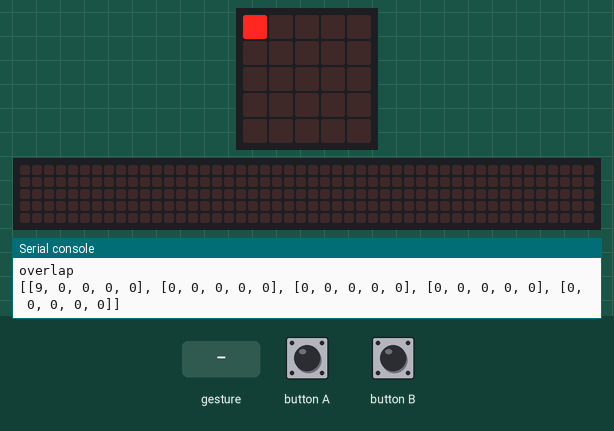
Recording of a program running on a simulated BBC micro:bit running MicroPython. Parts: the board's 5×5 LED display, a strip that is not on the board, showing the scrolling text unrolled, the last lines printed to the serial console. The inputs (shaded band) are chosen by the test bench. Random numbers come from a fixed seed; a tilt is held for 1.5 s and a shake lasts 1 s, then the board lies face up again; the 48×5 strip is a reading aid, not a part: it shows the text the display is scrolling, unrolled, one strip-width of it at a time.

Above: at 1.2 s.
1.3 s: button A pressed for 0.15 s
At 1.7 s:
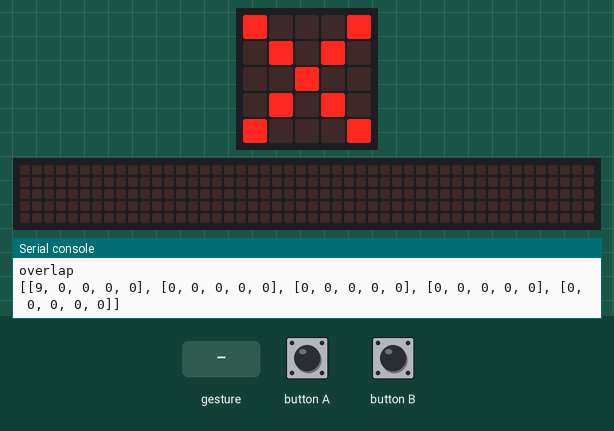
2.0 s: button B pressed for 0.15 s
At 2.16 s:
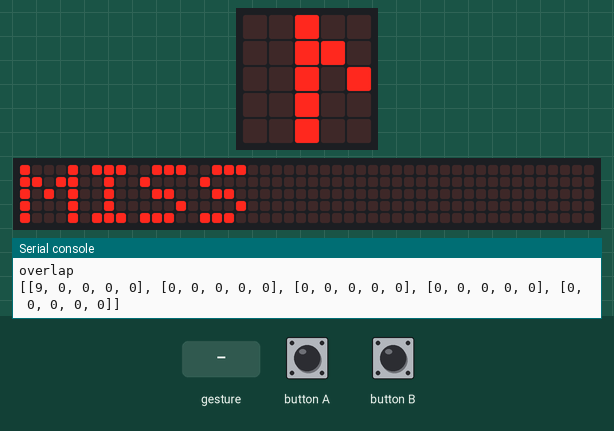
2.7 s: button A pressed for 1 s
4.3 s: button A driven LOW and button B driven LOW
7.3 s: gesture 'down'
At 9.9 s:
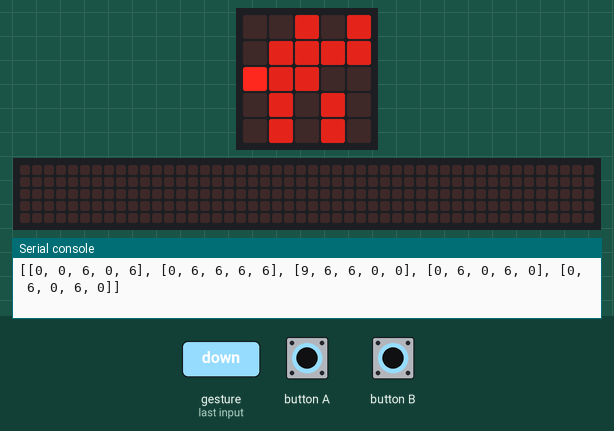
10.3 s: gesture 'right'
At 12.9 s:
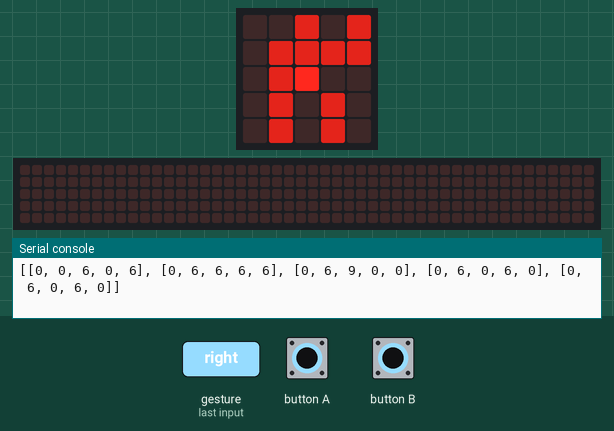
Timing chart, 0 to 14.3 s (numbered marks = the images above; inputs shaded):
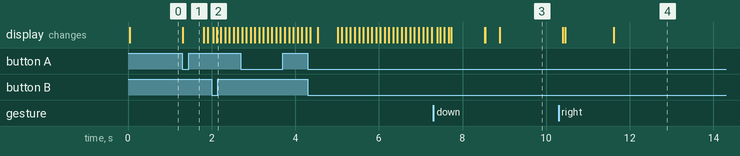

Measured:
- after the input at 1.3 s, the display: changes at once (image 1)

The program:

step4_copy.py
```python
_T='x-cross'
_S='arcr'
_R='l3'
_Q='l'
_P='crsr'
_O='mswp'
_N='ast'
_M='right'
_L='left'
_K='down'
_J='up'
_I='vt'
_H='sbne'
_G='l9'
_F='txt'
_E=False
_D='l6'
_C='y'
_B='x'
_A=True
tCD=20
fieldSizeX=5
fieldSizeY=5
import random,time,microbit
class Field:
	xFieldSize=5;yFieldSize=5
	def __init__(A):A.field={};A.field['layer0']=[];A.field[_R]=[];A.field[_D]=[];A.field[_G]=[]
	def addShip(A,ship):A.field[_D].append(ship)
	def aRSl(A,type):
		B=1 if type==_O else 2 if type==_H else 3 if type==_P else 4;D=20
		while D>0:
			D-=1;C=_I if random.randint(0,1)==0 else'hori';E=gTc(A.xFieldSize,B,C)[_B];F=gTc(A.yFieldSize,B,C)[_C];G=Ship(E,F,B,C)
			if A.checkShipConstraint(G)==_A:continue
			A.addShip(G);return{_B:E,_C:F,'rot':C,'size':B}
		raise Exception('h')
	def checkShipConstraint(E,ship):
		B=ship;C=cS(B)
		for A in C:
			if A[_B]<1 or A[_B]>fieldSizeX or A[_C]<1 or A[_C]>fieldSizeY:return _A
		F=E.field[_D];D=[]
		for B in F:D+=cS(B)
		for A in C:
			if A in D:print('overlap');return _A
		return _E
	def addPlayer(A,player):
		B=player
		if len(A.field[_G])>0:raise AssertionError('h')
		A.field[_G].append(B)
	def removeShip(B,ship,layer=6):A=layer;B.field[_Q+str(A)].remove(ship)
	def changeObjectLayer(C,object,fromLayer,toLayer):B=toLayer;A=fromLayer;C.field[_Q+str(B)].append(object);C.field[_Q+str(A)].remove(object)
class Ship:
	def __init__(A,xPos,yPos,size,rot):D=rot;C=yPos;B=xPos;A.xPos=B;A.yPos=C;A.size=size;A.rot=D
class Player:
	def __init__(A):A.xPos=1;A.yPos=1
	def move(A,direction):
		B=direction
		if B==_J:A.yPos-=1
		elif B==_K:A.yPos+=1
		elif B==_L:A.xPos-=1
		elif B==_M:A.xPos+=1
		if A.xPos<1:A.xPos=1
		elif A.xPos>fieldSizeX:A.xPos=fieldSizeX
		if A.yPos<1:A.yPos=1
		elif A.yPos>fieldSizeY:A.yPos=fieldSizeX
	def setPosition(A,x,y):A.xPos=x;A.yPos=y
	def getPosition(A):return{_B:A.xPos,_C:A.yPos}
class Render:
	def __init__(B,field):A=field;B.field=A
	def __gpx(K,layers):
		C=layers;B=[[0]*fieldSizeX for A in range(fieldSizeY)];D=K.field.field;G=D[_R];H=D[_D];I=D[_G]
		if not 3 in C:G=[]
		if not 6 in C:H=[]
		if not 9 in C:I=[]
		for E in G:
			F=cS(E)
			for A in F:B[A[_C]-1][A[_B]-1]=3
		for E in H:
			F=cS(E)
			for A in F:B[A[_C]-1][A[_B]-1]=6
		for J in I:B[J.yPos-1][J.xPos-1]=9
		return B
	def rM(E,layers):
		A=E.__gpx(layers);print(A)
		for(B,F)in enumerate(A):
			for(C,D)in enumerate(F):
				G=microbit.display.get_pixel(C,B)
				if D==G:continue
				microbit.display.set_pixel(C,B,D)
	def rO(A,type,input=None):
		if type==_T:microbit.display.show(microbit.Image.NO,delay=500,clear=_A,wait=_A)
		elif type=='skull':microbit.display.show(microbit.Image.SKULL,delay=500,clear=_A,wait=_A)
		elif type=='win':microbit.display.show(microbit.Image.HAPPY,delay=500,clear=_A,wait=_A)
		elif type==_F:microbit.display.scroll(str(input),delay=100,wait=_A)
		else:raise AssertionError('h')
def cS(ship):
	A=ship;B=[]
	for C in range(A.size):
		if A.rot==_I:B.append({_B:A.xPos,_C:A.yPos+C})
		else:B.append({_B:A.xPos+C,_C:A.yPos})
	return B
def gT():return{_B:random.randint(1,5),_C:random.randint(1,5)}
def gTc(max,length,rot):
	A=max-length+1
	if rot==_I:return{_B:random.randint(1,max),_C:random.randint(1,A)}
	else:return{_B:random.randint(1,A),_C:random.randint(1,max)}
def gTF(field,x,y):
	C=field.field[_D]
	for A in C:
		D=cS(A)
		for B in D:
			if B[_B]==x and B[_C]==y:return A
def fr(field,x,y):
	A=field;B=gTF(A,x,y)
	if B!=None:
		if B in A.field[_D]:return _A
	return _E
while _A:
	field=Field()
	try:field.aRSl(_O);field.aRSl(_H);field.aRSl(_H);field.aRSl(_P);field.aRSl(_S)
	except:continue
	player=Player();field.addPlayer(player);renderer=Render(field);attempts=0;cDu=0;cRDIN=_A
	while _A:
		dR=_E;dSRk=_E
		if cRDIN==_A:dR=_A;cRDIN=_E
		if cDu>0:cDu-=1
		gesture=microbit.accelerometer.current_gesture()
		if gesture==_J:
			if not cDu>0:player.move(_J);dR=_A;cDu=tCD
		elif gesture==_K:
			if not cDu>0:player.move(_K);dR=_A;cDu=tCD
		elif gesture==_L:
			if not cDu>0:player.move(_L);dR=_A;cDu=tCD
		elif gesture==_M:
			if not cDu>0:player.move(_M);dR=_A;cDu=tCD
		elif gesture=='shake':break
		bAP=microbit.button_a.get_presses();bBPs=microbit.button_b.get_presses();bBPd=microbit.button_b.is_pressed()
		if bAP>0:
			attempts+=1;hit=fr(field,player.xPos,player.yPos)
			if hit==_A:
				field.changeObjectLayer(gTF(field,player.xPos,player.yPos),6,3);renderer.rO('skull');time.sleep(.1);renderer.rO(_F,'HIT');time.sleep(.1);cRDIN=_A
				if len(field.field[_D])<1:renderer.rO('win');time.sleep(.1);renderer.rO(_F,'WIN!');time.sleep(.1);renderer.rO(_F,'Attempts: '+str(attempts));cRDIN=_A;break
			else:renderer.rO(_T);time.sleep(.1);renderer.rO(_F,'MISS');time.sleep(.1);cRDIN=_A
		if bBPs>0 or bBPd==_A:dR=_A;dSRk=_A;cRDIN=_A
		if dR:renderer.rM([3,9])
		if dR and dSRk:renderer.rM([3,6,9])
		time.sleep(.05)
```
